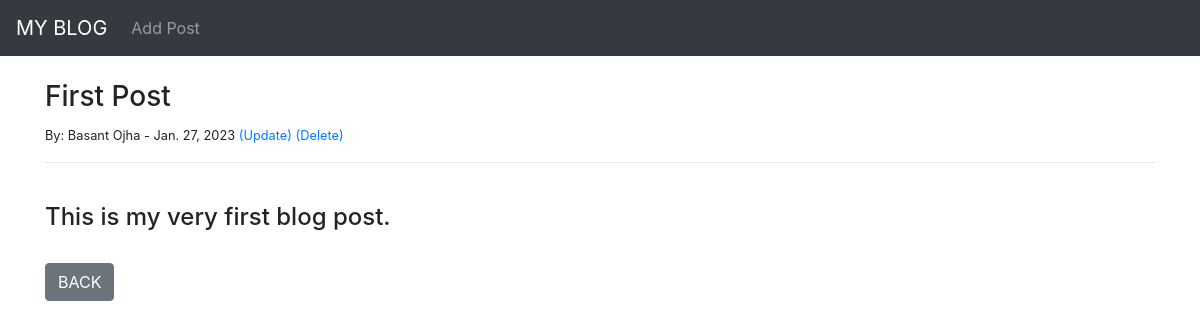
The app's page /article/1 with its own data.
### myblog/models.py (models this page shows, shortened)
class Post(models.Model):
    title     = models.CharField(max_length=100)
    title_tag = models.CharField(max_length=100)
    author    = models.ForeignKey( User, on_delete=models.CASCADE)
    body      = models.TextField()
    post_date = models.DateField(auto_now_add=True)

### myblog/views.py (the view)
# urls.py: path('article/<int:pk>', ArticleView.as_view(), name='article'),
class ArticleView(DetailView):
    model         = Post
    template_name = 'myblog/article.html'

### myblog/templates/myblog/article.html (shortened to what this page needs)
{% extends 'myblog/base.html' %}
{% block content %}
<h3>{{ post.title}}</h3>
<small>By:
    {{post.author.first_name}}
    {{post.author.last_name}} -
    {{post.post_date}}
    <a href="{% url 'updatepost' post.pk %}"> (Update) </a>
    <a href="{% url 'deletepost' post.pk %}"> (Delete) </a>
</small><br>
<hr>
<br>
<h4>{{post.body}}</h4>
<br>
<a href="{% url 'home' %}" class="btn btn-secondary"> BACK </a>
{% endblock %}

### records on screen
Post: title "First Post", author.first_name "Basant", author.last_name "Ojha", post_date "Jan. 27, 2023", body "This is my very first blog post."
